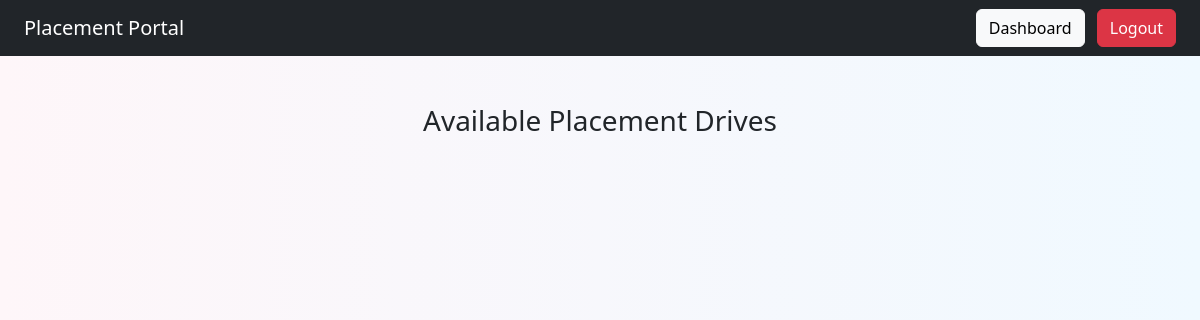
The app's page /student/apply (signed in), older data.
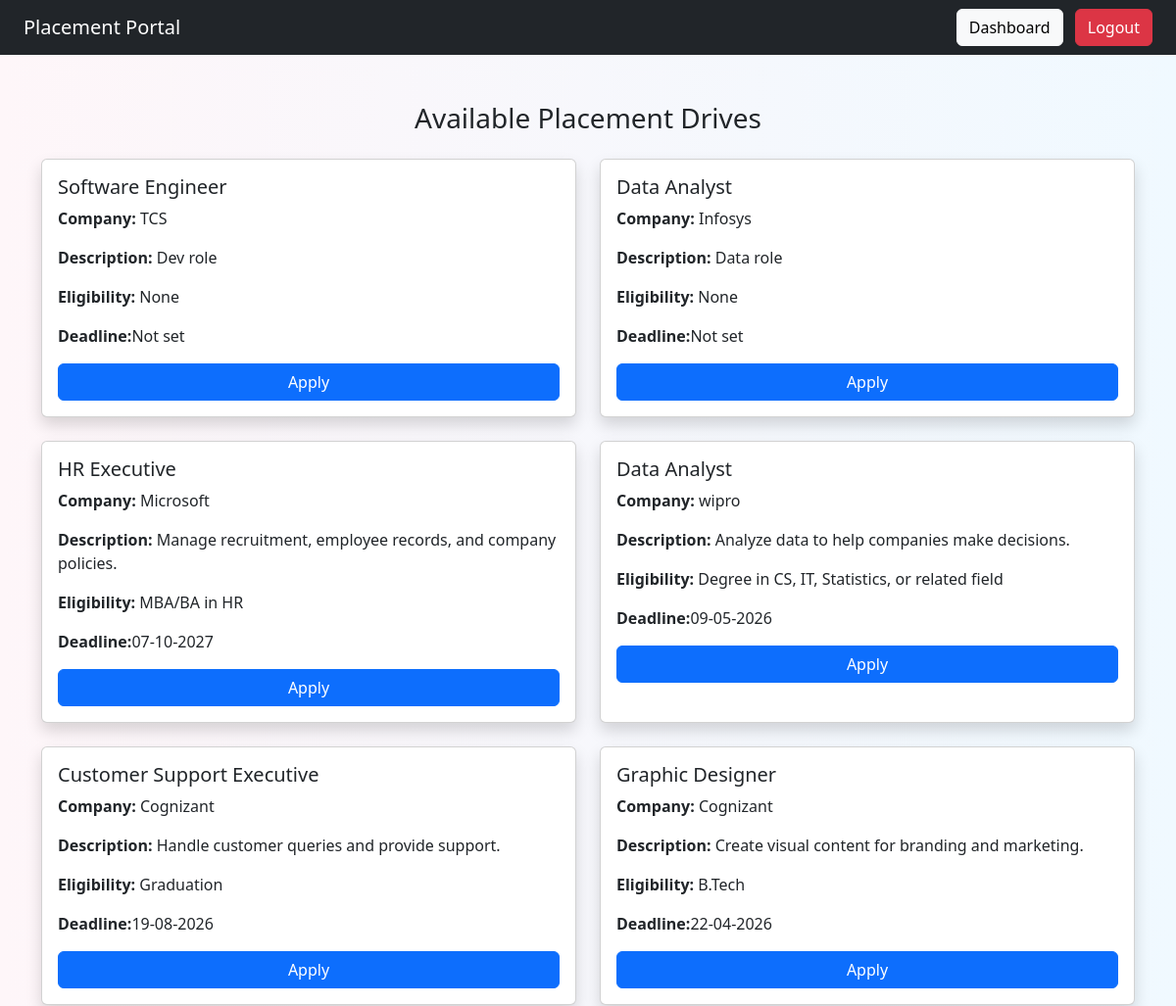
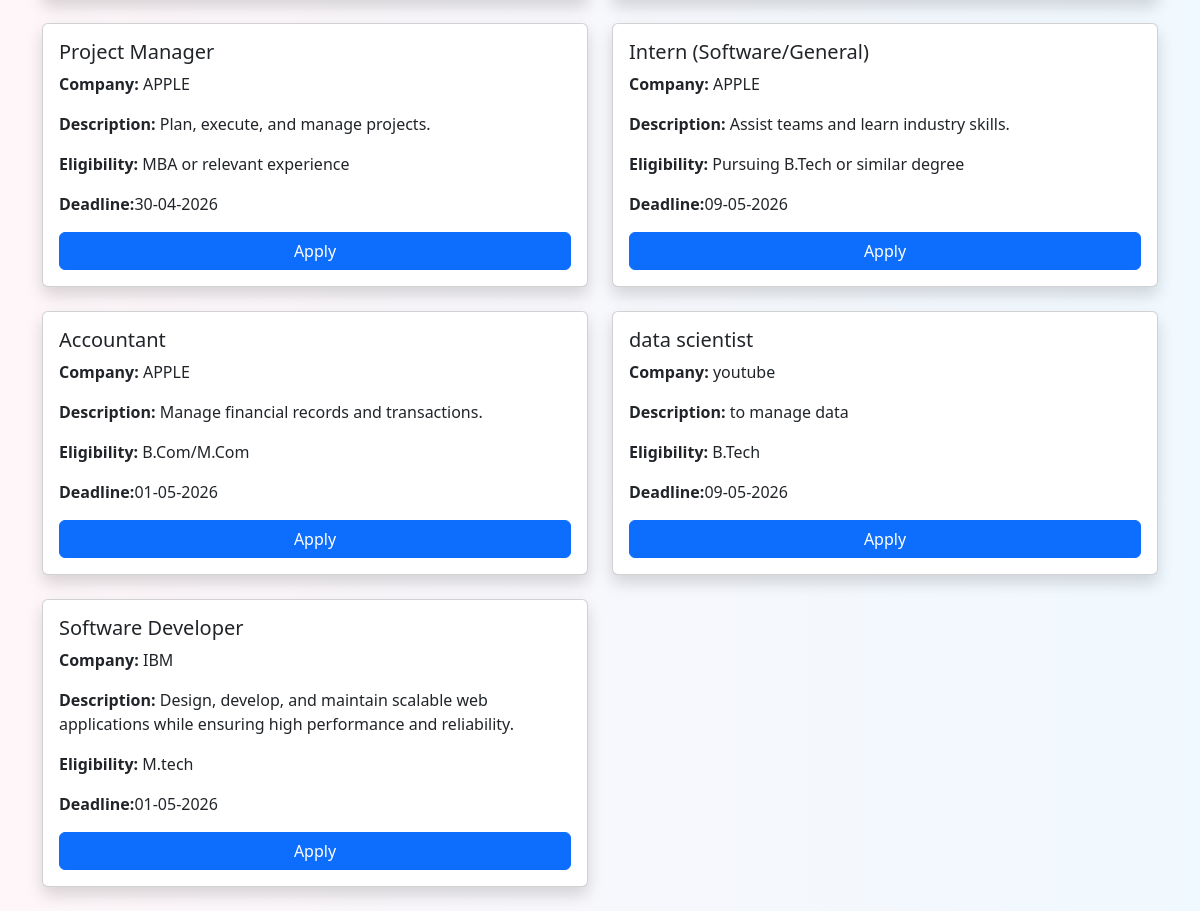
The same page, newer data (2 pictures, top to bottom).
### application/model.py (models this page shows)
class Job(db.Model):
    __tablename__ = "jobs"
    id = db.Column(db.Integer, primary_key=True)
    company_id = db.Column(db.Integer, db.ForeignKey("company.id"), nullable=False)
    salary=db.Column(db.Integer)
    title = db.Column(db.String(150))
    description = db.Column(db.Text)
    eligibility = db.Column(db.String(200))
    deadline = db.Column(db.DateTime)
    status = db.Column(db.String(20), default='Pending')
    is_approved = db.Column(db.Boolean, default=False)
    is_rejected = db.Column(db.Boolean, default=False)
    is_closed = db.Column(db.Boolean, default=False)
    company = db.relationship('Company', backref='jobs')
    applications = db.relationship("Application", backref="job")
    placements = db.relationship("Placement", backref="job")

class Company(db.Model):
    id = db.Column(db.Integer, primary_key=True)
    company_name = db.Column(db.String(150))
    email = db.Column(db.String(100), unique=True)
    password = db.Column(db.String(100))
    hr_contact = db.Column(db.String(15))
    website = db.Column(db.String(200))
    resume=db.Column(db.String(200))
    is_approved = db.Column(db.Boolean, default=False)
    is_blacklisted = db.Column(db.Boolean, default=False)
    status = db.Column(db.String(20), default="Pending")

### application/routes.py (the view)
@app.route("/student/apply")
def student_apply():
    if session.get("role") != "student":
        return "Unauthorized"
    student_id = session.get("user_id")
    jobs = Job.query.filter_by(is_approved=True).all()
    applications = Application.query.filter_by(student_id=student_id).all()
    applied = {a.job_id for a in applications}
    return render_template(
        "student/apply.html",
        jobs=jobs,
        applied=applied
    )

### templates/Student/apply.html (shortened to what this page needs)
<!DOCTYPE html>
<html lang="en">
<head>
    <link href="https://cdn.jsdelivr.net/npm/bootstrap@5.3.8/dist/css/bootstrap.min.css" rel="stylesheet">
</head>
<body>
<nav class="navbar navbar-dark bg-dark px-4">
    <span class="navbar-brand">Placement Portal</span>
    <div class="ms-auto">
        <a href="/student/dashboard" class="btn btn-light me-2">Dashboard</a>
        <a href="/logout" class="btn btn-danger">Logout</a>
    </div>
</nav>
<div class="container mt-5">
    <h3 class="mb-4 text-center">Available Placement Drives</h3>
    <div class="row">
        {% for job in jobs %}
        <div class="col-md-6 mb-4">
            <div class="card shadow h-100">
                <div class="card-body">
                    <h5 class="card-title">{{ job.title }}</h5>
                    <p><strong>Company:</strong> {{ job.company.company_name if job.company else "N/A" }}</p>
                    <p><strong>Description:</strong> {{ job.description  if job.description else 'N/A' }}</p>
                    <p><strong>Eligibility:</strong> {{ job.eligibility }}</p>
                    <p><strong>Deadline:</strong>{{ job.deadline.strftime('%d-%m-%Y') if job.deadline else 'Not set' }}</p>
                    {% if job.id in applied %}
    <button class="btn btn-secondary w-100" disabled>
        Already Applied
    </button>
{% else %}
    <form action="/apply/{{ job.id }}" method="POST">
        <button type="submit" class="btn btn-primary w-100">
            Apply
        </button>
    </form>
{% endif %}
                </div>
            </div>
        </div>
        {% endfor %}
    </div>
</div>
</body>
</html>

Row changes from the older to the newer data that the page shows:
now on this page (row edited): Job: title "Software Engineer", company "TCS", description "Dev role", eligibility "None", deadline "Not set"
now on this page (row edited): Job: title "Data Analyst", company "Infosys", description "Data role", eligibility "None", deadline "Not set"
added Job: title "HR Executive", company "Microsoft", description "Manage recruitment, employee records, and company policies.", eligibility "MBA/BA in HR", deadline "07-10-2027"
added Job: title "Data Analyst", company "wipro", description "Analyze data to help companies make decisions.", eligibility "Degree in CS, IT, Statistics, or related field", deadline "09-05-2026"
added Job: title "Customer Support Executive", company "Cognizant", description "Handle customer queries and provide support.", eligibility "Graduation", deadline "19-08-2026"
added Job: title "Graphic Designer", company "Cognizant", description "Create visual content for branding and marketing.", eligibility "B.Tech", deadline "22-04-2026"
added Job: title "Project Manager", company "APPLE", description "Plan, execute, and manage projects.", eligibility "MBA or relevant experience", deadline "30-04-2026"
added Job: title "Intern (Software/General)", company "APPLE", description "Assist teams and learn industry skills.", eligibility "Pursuing B.Tech or similar degree", deadline "09-05-2026"
added Job: title "Accountant", company "APPLE", description "Manage financial records and transactions.", eligibility "B.Com/M.Com", deadline "01-05-2026"
added Job: title "data scientist", company "youtube", description "to manage data", eligibility "B.Tech", deadline "09-05-2026"
added Job: title "Software Developer", company "IBM", description "Design, develop, and maintain scalable web applications while ensuring high performance and reliability.", eligibility "M.tech", deadline "01-05-2026"
